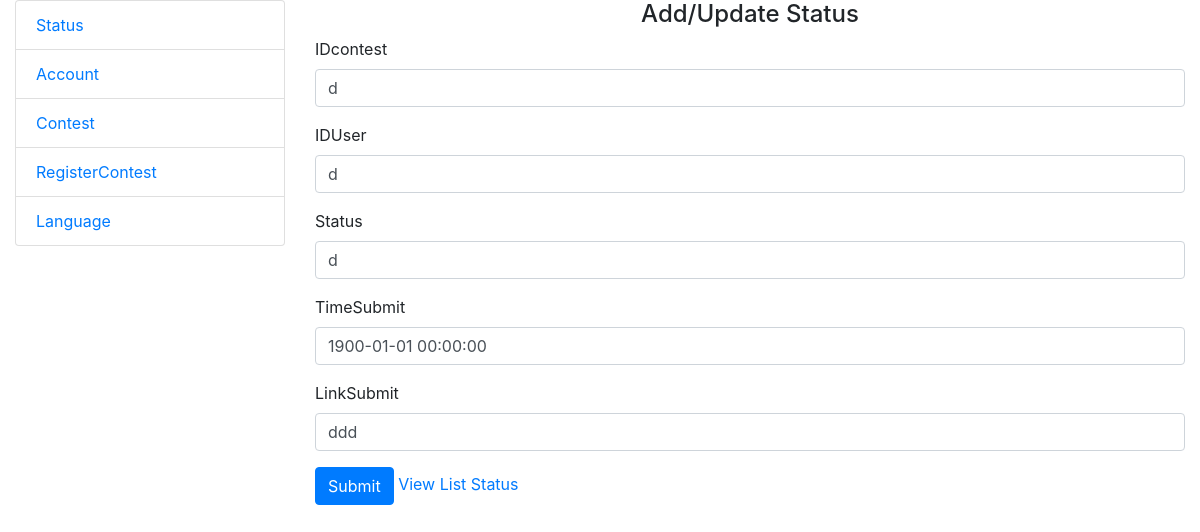
The app's page /ContestAdmin/status/update-status/8/ with its own data.
### ContestAdmin/models.py (models this page shows, shortened)
class Status(models.Model):
    IDcontest = models.CharField(max_length=100)
    IDUser = models.CharField(max_length=100)
    Status = models.CharField(max_length=100)
    TimeSubmit = models.DateTimeField()
    LinkSubmit = models.CharField(max_length=100)

### ContestAdmin/views.py (the view)
# urls.py: path('status/update-status/<int:pk>/',  views.updateStatus, name='updateStatus'),
def updateStatus(request, pk):
    istatus = Status.objects.get(pk=pk)
    if request.POST:
        staticF = StaticForm(request.POST, request.FILES,instance=istatus)
        if staticF.is_valid():
            staticF.save()
    staticF = StaticForm(instance=istatus)
    context = {
        'formStatus': staticF
    }
    print(context)
    return render(request, 'Status/add.html', context=context)

### ContestAdmin/templates/Status/add.html (shortened to what this page needs)
{% extends 'Status/base.html' %}
{% block content %}
<h4 class="text-center">Add/Update Status</h4>
<form method="POST">
    <div class="form-group">
        <label for="IDcontest">IDcontest</label>
        {{formStatus.IDcontest}}
    </div>
    <div class="form-group">
        <label for="IDUser">IDUser</label>
        {{formStatus.IDUser}}
    </div>
    <div class="form-group">
        <label for="Status">Status</label>
        {{formStatus.Status}}
    </div>
    <div class="form-group">
        <label for="TimeSubmit">TimeSubmit</label>
        {{formStatus.TimeSubmit}}
    </div>
    <div class="form-group">
        <label for="LinkSubmit">LinkSubmit</label>
        {{formStatus.LinkSubmit}}
    </div>
    <button type="submit" class="btn btn-primary">Submit</button>
    <a type='button' href="{% url 'listStatus' %}">View List Status</a>
</form>
{% endblock content %}

### records on screen
Status: IDcontest "d", IDUser "d", Status "d", TimeSubmit "1900-01-01 00:00:00", LinkSubmit "ddd"
